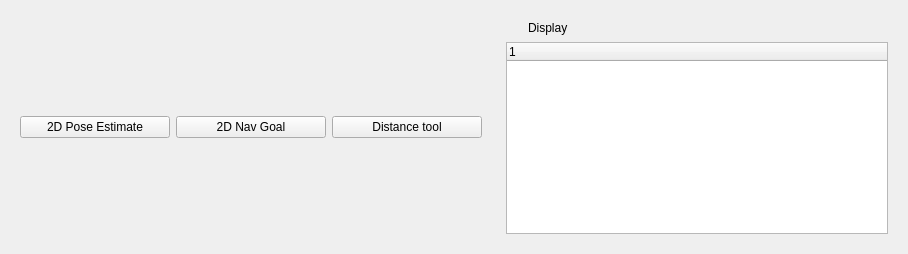
        <widget class="QWidget" name="tab_RVIZ">
         <attribute name="title">
          <string>Rviz</string>
         </attribute>
         <layout class="QHBoxLayout" name="horizontalLayout_55">
          <item>
           <layout class="QVBoxLayout" name="verticalLayout_7">
            <item>
             <widget class="QWidget" name="widget_15" native="true">
              <property name="minimumSize">
               <size>
                <width>0</width>
                <height>40</height>
               </size>
              </property>
              <property name="maximumSize">
               <size>
                <width>16777215</width>
                <height>40</height>
               </size>
              </property>
              <layout class="QHBoxLayout" name="horizontalLayout_12">
               <item>
                <widget class="QPushButton" name="set_start_btn">
                 <property name="minimumSize">
                  <size>
                   <width>150</width>
                   <height>0</height>
                  </size>
                 </property>
                 <property name="maximumSize">
                  <size>
                   <width>150</width>
                   <height>16777215</height>
                  </size>
                 </property>
                 <property name="text">
                  <string>2D Pose Estimate</string>
                 </property>
                 <property name="icon">
                  <iconset resource="../resources/images.qrc">
                   <normaloff>:/images/classes/SetInitialPose.png</normaloff>:/images/classes/SetInitialPose.png</iconset>
                 </property>
                </widget>
               </item>
               <item>
                <widget class="QPushButton" name="set_goal_btn">
                 <property name="minimumSize">
                  <size>
                   <width>150</width>
                   <height>0</height>
                  </size>
                 </property>
                 <property name="maximumSize">
                  <size>
                   <width>150</width>
                   <height>16777215</height>
                  </size>
                 </property>
                 <property name="text">
                  <string>2D Nav Goal</string>
                 </property>
                 <property name="icon">
                  <iconset resource="../resources/images.qrc">
                   <normaloff>:/images/classes/SetGoal.png</normaloff>:/images/classes/SetGoal.png</iconset>
                 </property>
                </widget>
               </item>
               <item>
                <widget class="QPushButton" name="distance_measure_btn">
                 <property name="minimumSize">
                  <size>
                   <width>150</width>
                   <height>0</height>
                  </size>
                 </property>
                 <property name="maximumSize">
                  <size>
                   <width>150</width>
                   <height>16777215</height>
                  </size>
                 </property>
                 <property name="text">
                  <string>Distance tool</string>
                 </property>
                 <property name="icon">
                  <iconset resource="../resources/picture.qrc">
                   <normaloff>:/class/images/classes/Measure.svg</normaloff>:/class/images/classes/Measure.svg</iconset>
                 </property>
                </widget>
               </item>
              </layout>
             </widget>
            </item>
            <item>
             <layout class="QVBoxLayout" name="Layout_rviz"/>
            </item>
           </layout>
          </item>
          <item>
           <widget class="QWidget" name="widget_14" native="true">
            <property name="minimumSize">
             <size>
              <width>400</width>
              <height>0</height>
             </size>
            </property>
            <property name="maximumSize">
             <size>
              <width>400</width>
              <height>16777215</height>
             </size>
            </property>
            <layout class="QVBoxLayout" name="verticalLayout_3">
             <item>
              <layout class="QHBoxLayout" name="horizontalLayout_11">
               <item>
                <widget class="QLabel" name="label_15">
                 <property name="minimumSize">
                  <size>
                   <width>16</width>
                   <height>16</height>
                  </size>
                 </property>
                 <property name="maximumSize">
                  <size>
                   <width>16</width>
                   <height>16</height>
                  </size>
                 </property>
                 <property name="text">
                  <string/>
                 </property>
                 <property name="pixmap">
                  <pixmap resource="../resources/images.qrc">:/images/classes/Displays.svg</pixmap>
                 </property>
                </widget>
               </item>
               <item>
                <widget class="QLabel" name="label_13">
                 <property name="text">
                  <string>Display</string>
                 </property>
                </widget>
               </item>
              </layout>
             </item>
             <item>
              <widget class="QTreeWidget" name="treeWidget">
               <attribute name="headerMinimumSectionSize">
                <number>150</number>
               </attribute>
               <attribute name="headerDefaultSectionSize">
                <number>150</number>
               </attribute>
               <column>
                <property name="text">
                 <string notr="true">1</string>
                </property>
               </column>
              </widget>
             </item>
            </layout>
           </widget>
          </item>
         </layout>
        </widget>
